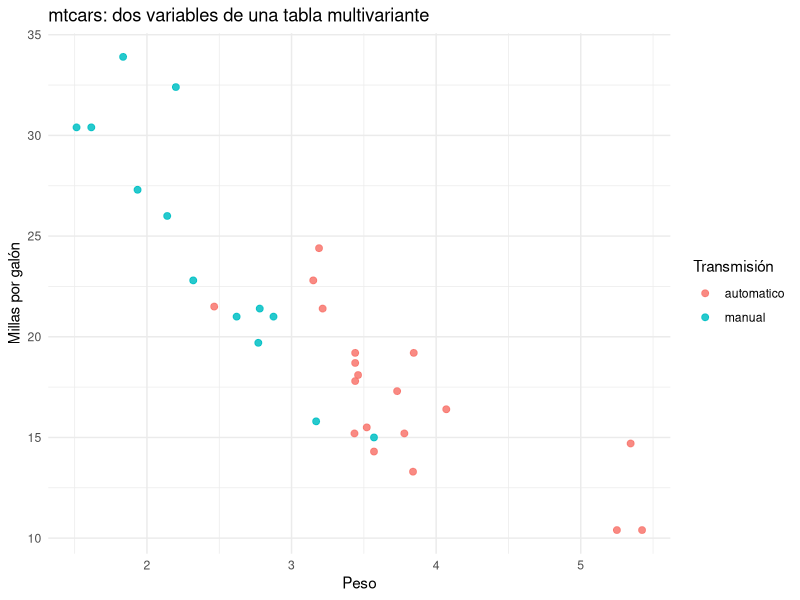

This chart was generated by the following R code:
## ---- chunk 1
#| label: setup
#| message: false
library(tidyverse)
library(knitr)
library(proxy)
## ---- chunk 2
data(mtcars)
mtcars |>
  rownames_to_column("modelo") |>
  mutate(transmision = factor(am, labels = c("automatico", "manual"))) |>
  ggplot(aes(wt, mpg, color = transmision)) +
  geom_point(size = 2, alpha = 0.85) +
  labs(
    title = "mtcars: dos variables de una tabla multivariante",
    x = "Peso",
    y = "Millas por galón",
    color = "Transmisión"
  ) +
  theme_minimal()
## ---- chunk 3
tibble(
  variable = c("mpg", "disp", "hp", "wt"),
  desviacion_tipica = round(sapply(mtcars[, c("mpg", "disp", "hp", "wt")], sd), 2)
) |>
  kable()
